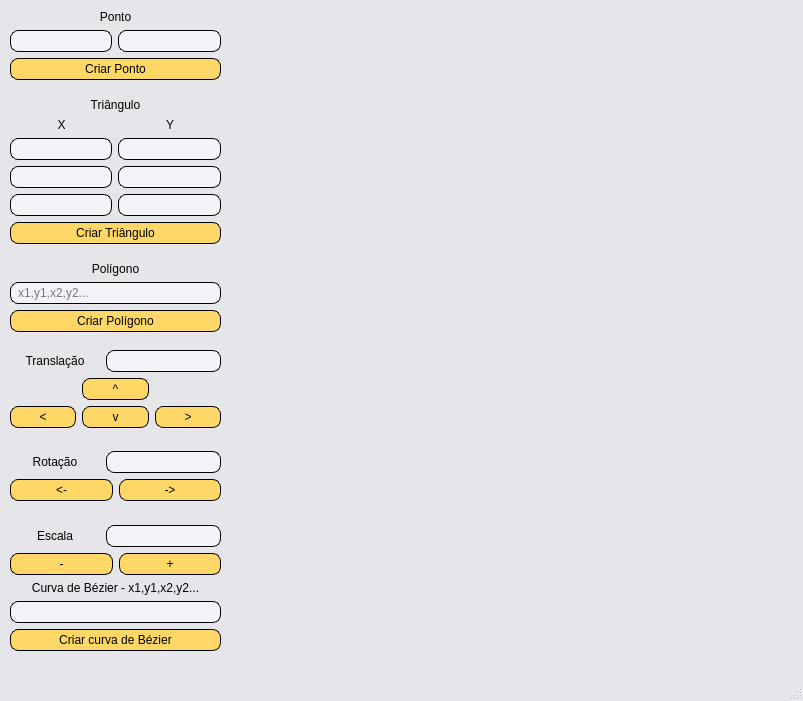
<?xml version="1.0" encoding="UTF-8"?>
<ui version="4.0">
 <class>MainWindow</class>
 <widget class="QMainWindow" name="MainWindow">
  <property name="geometry">
   <rect>
    <x>0</x>
    <y>0</y>
    <width>803</width>
    <height>701</height>
   </rect>
  </property>
  <property name="windowTitle">
   <string>MainWindow</string>
  </property>
  <property name="styleSheet">
   <string notr="true">#MainWindow{
    background-color: #E6E6EA;
}
QLineEdit{
    background-color: #F4F4F8;
    border-radius: 8px;
    border: 1px solid;
   padding: 2px 2px 2px 5px;
}
QPushButton{
   background-color: #FED766;
    border-radius: 8px;
   height: 20px;
    border: 1px solid;
}
QFrame{
    border: 1px solid;
}
QLabel{
    border: none;
}
</string>
  </property>
  <widget class="QWidget" name="centralwidget">
   <widget class="QWidget" name="verticalLayoutWidget_2">
    <property name="geometry">
     <rect>
      <x>10</x>
      <y>10</y>
      <width>211</width>
      <height>322</height>
     </rect>
    </property>
    <layout class="QVBoxLayout" name="verticalLayout_2">
     <item>
      <widget class="QLabel" name="txtPonto">
       <property name="text">
        <string>Ponto</string>
       </property>
       <property name="alignment">
        <set>Qt::AlignCenter</set>
       </property>
      </widget>
     </item>
     <item>
      <layout class="QHBoxLayout" name="horizontalLayout">
       <item>
        <widget class="QLineEdit" name="editX"/>
       </item>
       <item>
        <widget class="QLineEdit" name="editY"/>
       </item>
      </layout>
     </item>
     <item>
      <widget class="QPushButton" name="btnCreatePoint">
       <property name="maximumSize">
        <size>
         <width>16777215</width>
         <height>16777215</height>
        </size>
       </property>
       <property name="text">
        <string>Criar Ponto</string>
       </property>
      </widget>
     </item>
     <item>
      <spacer name="verticalSpacer">
       <property name="orientation">
        <enum>Qt::Vertical</enum>
       </property>
       <property name="sizeHint" stdset="0">
        <size>
         <width>20</width>
         <height>40</height>
        </size>
       </property>
      </spacer>
     </item>
     <item>
      <widget class="QLabel" name="txtTriangle">
       <property name="text">
        <string>Triângulo</string>
       </property>
       <property name="alignment">
        <set>Qt::AlignCenter</set>
       </property>
      </widget>
     </item>
     <item>
      <layout class="QVBoxLayout" name="verticalLayout">
       <item>
        <layout class="QHBoxLayout" name="horizontalLayout_7">
         <item>
          <widget class="QLabel" name="label">
           <property name="text">
            <string>X</string>
           </property>
           <property name="alignment">
            <set>Qt::AlignCenter</set>
           </property>
          </widget>
         </item>
         <item>
          <widget class="QLabel" name="label_2">
           <property name="text">
            <string>Y</string>
           </property>
           <property name="alignment">
            <set>Qt::AlignCenter</set>
           </property>
          </widget>
         </item>
        </layout>
       </item>
       <item>
        <layout class="QHBoxLayout" name="horizontalLayout_3">
         <item>
          <widget class="QLineEdit" name="editTriangleX_2"/>
         </item>
         <item>
          <widget class="QLineEdit" name="editTriangleY_2"/>
         </item>
        </layout>
       </item>
       <item>
        <layout class="QHBoxLayout" name="horizontalLayout_4">
         <item>
          <widget class="QLineEdit" name="editTriangleX_3"/>
         </item>
         <item>
          <widget class="QLineEdit" name="editTriangleY_3"/>
         </item>
        </layout>
       </item>
       <item>
        <layout class="QHBoxLayout" name="horizontalLayout_2">
         <item>
          <widget class="QLineEdit" name="editTriangleX"/>
         </item>
         <item>
          <widget class="QLineEdit" name="editTriangleY"/>
         </item>
        </layout>
       </item>
       <item>
        <widget class="QPushButton" name="btnCreateTriangle">
         <property name="text">
          <string>Criar Triângulo</string>
         </property>
        </widget>
       </item>
       <item>
        <spacer name="verticalSpacer_2">
         <property name="orientation">
          <enum>Qt::Vertical</enum>
         </property>
         <property name="sizeHint" stdset="0">
          <size>
           <width>20</width>
           <height>40</height>
          </size>
         </property>
        </spacer>
       </item>
       <item>
        <layout class="QVBoxLayout" name="verticalLayout_5">
         <item>
          <widget class="QLabel" name="txtPoligono">
           <property name="text">
            <string>Polígono</string>
           </property>
           <property name="alignment">
            <set>Qt::AlignCenter</set>
           </property>
          </widget>
         </item>
         <item>
          <widget class="QLineEdit" name="editPolygon">
           <property name="placeholderText">
            <string>x1,y1,x2,y2...</string>
           </property>
          </widget>
         </item>
         <item>
          <widget class="QPushButton" name="btnCreatePolygon">
           <property name="text">
            <string>Criar Polígono</string>
           </property>
          </widget>
         </item>
        </layout>
       </item>
      </layout>
     </item>
    </layout>
   </widget>
   <widget class="QWidget" name="verticalLayoutWidget_3">
    <property name="geometry">
     <rect>
      <x>10</x>
      <y>350</y>
      <width>211</width>
      <height>301</height>
     </rect>
    </property>
    <layout class="QVBoxLayout" name="verticalLayout_3">
     <item>
      <layout class="QGridLayout" name="gridLayout">
       <item row="0" column="0">
        <layout class="QHBoxLayout" name="horizontalLayout_6">
         <property name="sizeConstraint">
          <enum>QLayout::SetDefaultConstraint</enum>
         </property>
         <item>
          <widget class="QLabel" name="txtTranslation">
           <property name="sizePolicy">
            <sizepolicy hsizetype="Minimum" vsizetype="Preferred">
             <horstretch>0</horstretch>
             <verstretch>0</verstretch>
            </sizepolicy>
           </property>
           <property name="text">
            <string>Translação</string>
           </property>
           <property name="alignment">
            <set>Qt::AlignCenter</set>
           </property>
          </widget>
         </item>
         <item>
          <widget class="QLineEdit" name="editTranslation">
           <property name="sizePolicy">
            <sizepolicy hsizetype="Fixed" vsizetype="Fixed">
             <horstretch>0</horstretch>
             <verstretch>0</verstretch>
            </sizepolicy>
           </property>
          </widget>
         </item>
        </layout>
       </item>
       <item row="1" column="0">
        <layout class="QGridLayout" name="gridLayout_2">
         <item row="0" column="1">
          <widget class="QPushButton" name="btnUp">
           <property name="text">
            <string>^</string>
           </property>
          </widget>
         </item>
         <item row="1" column="1">
          <widget class="QPushButton" name="btnDown">
           <property name="text">
            <string>v</string>
           </property>
          </widget>
         </item>
         <item row="1" column="0">
          <widget class="QPushButton" name="btnLeft">
           <property name="text">
            <string>&lt;</string>
           </property>
          </widget>
         </item>
         <item row="1" column="2">
          <widget class="QPushButton" name="btnRight">
           <property name="text">
            <string>&gt;</string>
           </property>
          </widget>
         </item>
        </layout>
       </item>
      </layout>
     </item>
     <item>
      <spacer name="verticalSpacer_3">
       <property name="orientation">
        <enum>Qt::Vertical</enum>
       </property>
       <property name="sizeHint" stdset="0">
        <size>
         <width>20</width>
         <height>40</height>
        </size>
       </property>
      </spacer>
     </item>
     <item>
      <layout class="QHBoxLayout" name="horizontalLayout_9">
       <item>
        <widget class="QLabel" name="label_3">
         <property name="text">
          <string>Rotação</string>
         </property>
         <property name="alignment">
          <set>Qt::AlignCenter</set>
         </property>
        </widget>
       </item>
       <item>
        <widget class="QLineEdit" name="editRotate">
         <property name="sizePolicy">
          <sizepolicy hsizetype="Minimum" vsizetype="Fixed">
           <horstretch>0</horstretch>
           <verstretch>0</verstretch>
          </sizepolicy>
         </property>
        </widget>
       </item>
      </layout>
     </item>
     <item>
      <layout class="QHBoxLayout" name="horizontalLayout_8">
       <item>
        <widget class="QPushButton" name="btnRotateLeft">
         <property name="text">
          <string>&lt;-</string>
         </property>
        </widget>
       </item>
       <item>
        <widget class="QPushButton" name="btnRotateRight">
         <property name="text">
          <string>-&gt;</string>
         </property>
        </widget>
       </item>
      </layout>
     </item>
     <item>
      <spacer name="verticalSpacer_4">
       <property name="orientation">
        <enum>Qt::Vertical</enum>
       </property>
       <property name="sizeHint" stdset="0">
        <size>
         <width>20</width>
         <height>40</height>
        </size>
       </property>
      </spacer>
     </item>
     <item>
      <layout class="QVBoxLayout" name="verticalLayout_4">
       <item>
        <layout class="QHBoxLayout" name="horizontalLayout_10">
         <item>
          <widget class="QLabel" name="label_4">
           <property name="text">
            <string>Escala</string>
           </property>
           <property name="alignment">
            <set>Qt::AlignCenter</set>
           </property>
          </widget>
         </item>
         <item>
          <widget class="QLineEdit" name="editScale">
           <property name="sizePolicy">
            <sizepolicy hsizetype="Minimum" vsizetype="Fixed">
             <horstretch>0</horstretch>
             <verstretch>0</verstretch>
            </sizepolicy>
           </property>
          </widget>
         </item>
        </layout>
       </item>
       <item>
        <layout class="QHBoxLayout" name="horizontalLayout_11">
         <item>
          <widget class="QPushButton" name="btnScaleMinus">
           <property name="text">
            <string>-</string>
           </property>
          </widget>
         </item>
         <item>
          <widget class="QPushButton" name="btnScalePlus">
           <property name="text">
            <string>+</string>
           </property>
          </widget>
         </item>
        </layout>
       </item>
       <item>
        <widget class="QLabel" name="txtBezierCurve">
         <property name="text">
          <string>Curva de Bézier - x1,y1,x2,y2...</string>
         </property>
         <property name="alignment">
          <set>Qt::AlignCenter</set>
         </property>
        </widget>
       </item>
       <item>
        <widget class="QLineEdit" name="editBezierCurve"/>
       </item>
       <item>
        <widget class="QPushButton" name="btnCreateBezierCurve">
         <property name="text">
          <string>Criar curva de Bézier</string>
         </property>
        </widget>
       </item>
      </layout>
     </item>
    </layout>
   </widget>
   <widget class="QWidget" name="viewPort" native="true">
    <property name="geometry">
     <rect>
      <x>240</x>
      <y>10</y>
      <width>550</width>
      <height>550</height>
     </rect>
    </property>
   </widget>
  </widget>
  <widget class="QMenuBar" name="menubar">
   <property name="geometry">
    <rect>
     <x>0</x>
     <y>0</y>
     <width>803</width>
     <height>21</height>
    </rect>
   </property>
  </widget>
  <widget class="QStatusBar" name="statusbar"/>
 </widget>
 <resources/>
 <connections/>
</ui>
